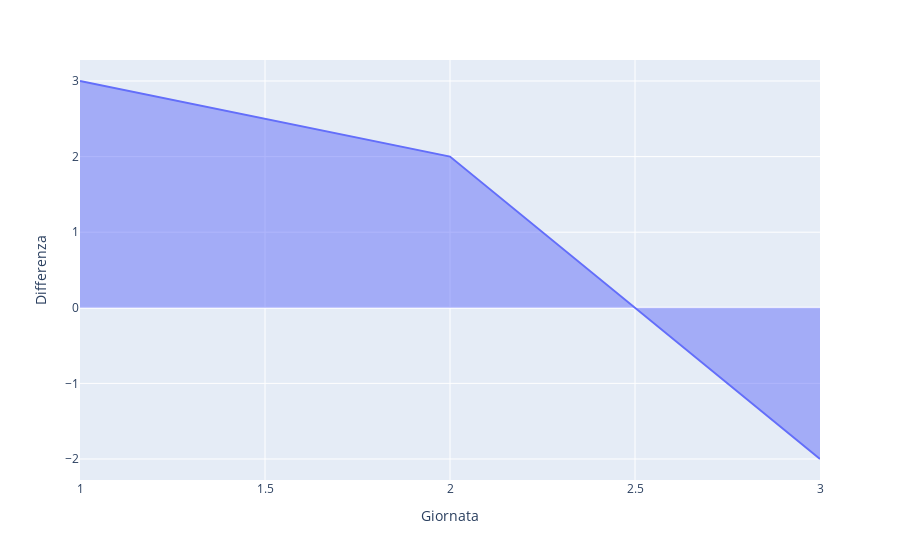

Source (notebook cell):
### Code cell
#pure qui non importa l'ordine alfabetico: quello alto (sopra lo zero) sarà sempre il giocatore1
import plotly.express as px
fig = px.area(data, x=data.index, y='diff')
fig.update_layout(xaxis_title='Giornata',
                   yaxis_title='Differenza')
fig.show()

### Figure 1 — Plotly figure (JSON) as saved in the notebook; plotly's stock layout.template omitted (floating-point values rounded to 4 significant figures)
{"data": [{"hovertemplate": "x=%{x}<br>diff=%{y}<extra></extra>", "legendgroup": "", "line": {"color": "#636efa"}, "mode": "lines", "name": "", "orientation": "v", "showlegend": false, "stackgroup": "1", "type": "scatter", "x": ["1", "2", "3"], "xaxis": "x", "y": [3, 2, -2], "yaxis": "y"}], "layout": {"legend": {"tracegroupgap": 0}, "margin": {"t": 60}, "xaxis": {"anchor": "y", "domain": [0, 1], "title": {"text": "Giornata"}}, "yaxis": {"anchor": "x", "domain": [0, 1], "title": {"text": "Differenza"}}}}
